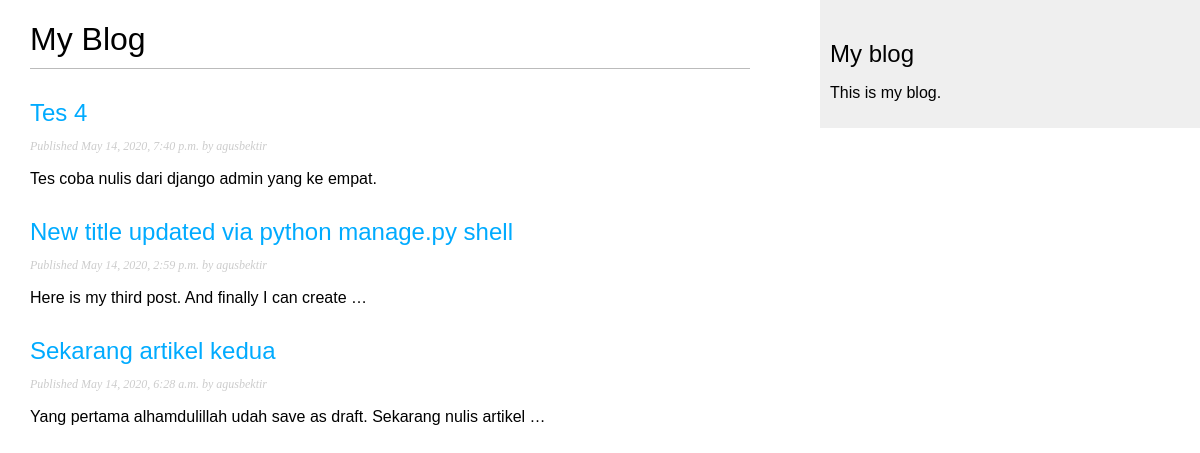
The page /myblog/ on the database its author committed.
### myblog/models.py (models this page shows, shortened)
class Post(models.Model):
    STATUS_CHOICES = (
        ('draft', 'Draft'),
        ('published', 'Published'),
    )
    title = models.CharField(max_length=250)
    slug = models.SlugField(max_length=250,
                            unique_for_date='publish')
    author = models.ForeignKey(User,
                               on_delete=models.CASCADE,
                               related_name='blog_posts')
    body = models.TextField()
    publish = models.DateTimeField(default=timezone.now)
    created = models.DateTimeField(auto_now_add=True)
    updated = models.DateTimeField(auto_now=True)
    status = models.CharField(max_length=10,
                              choices=STATUS_CHOICES,
                              default='draft')
    class Meta:
        ordering = ('-publish',)
    objects = models.Manager()  # The default manager.
    published = PublishedManager()  # Our custom manager.
    def get_absolute_url(self):
        return reverse('myblog:post_detail',
                       args=[self.publish.year,
                             self.publish.month,
                             self.publish.day, self.slug])

### myblog/views.py (the view)
# urls.py: path('', views.post_list, name='post_list'),
def post_list(request):
    posts = Post.published.all()
    return render(request, 'myblog/post/list.html', {'posts': posts})

### myblog/models.py (called while the page is built)
    def get_queryset(self):
        return super(PublishedManager,
                     self).get_queryset()\
            .filter(status='published')

### myblog/templates/myblog/post/list.html (shortened to what this page needs)
{% extends "myblog/base.html" %}
{% block content %}
  <h1>My Blog</h1>
  {% for post in posts %}
    <h2>
      <a href="{{ post.get_absolute_url }}">
        {{ post.title }}
      </a>
    </h2>
    <p class="date">
      Published {{ post.publish }} by {{ post.author }}
    </p>
    {{ post.body|truncatewords:10|linebreaks }}
  {% endfor %}
{% endblock %}

### myblog/templates/myblog/base.html (shortened to what this page needs)
{% load static %}
<!DOCTYPE html>
<html>
<head>
  <link href="{% static "css/blog.css" %}" rel="stylesheet">
</head>
<body>
  <div id="content">
    {% block content %}
    {% endblock %}
  </div>
  <div id="sidebar">
    <h2>My blog</h2>
    <p>This is my blog.</p>
  </div>
</body>
</html>

### myblog/static/css/blog.css (style rules this page uses)
body { margin:0; padding:0; font-family:helvetica, sans-serif; }
a { color:#00abff; text-decoration:none; }
h1 { font-weight:normal; border-bottom:1px solid #bbb; padding:0 0 10px 0; }
h2 { font-weight:normal; margin:30px 0 0; }
#content { float:left; width:60%; padding:0 0 0 30px; }
#sidebar { float:right; width:30%; padding:10px; background:#efefef; height:100%; }
p.date { color:#ccc; font-family: georgia, serif; font-size: 12px; font-style: italic; }

### rows shown on the page
Post: title "Tes 4", publish "May 14, 2020, 7:40 p.m.", author "agusbektir", body "Tes coba nulis dari django admin yang ke empat."
Post: title "New title updated via python manage.py shell", publish "May 14, 2020, 2:59 p.m.", author "agusbektir", body "Here is my third post. And finally I can create …"
Post: title "Sekarang artikel kedua", publish "May 14, 2020, 6:28 a.m.", author "agusbektir", body "Yang pertama alhamdulillah udah save as draft. Sekarang nulis artikel …"
